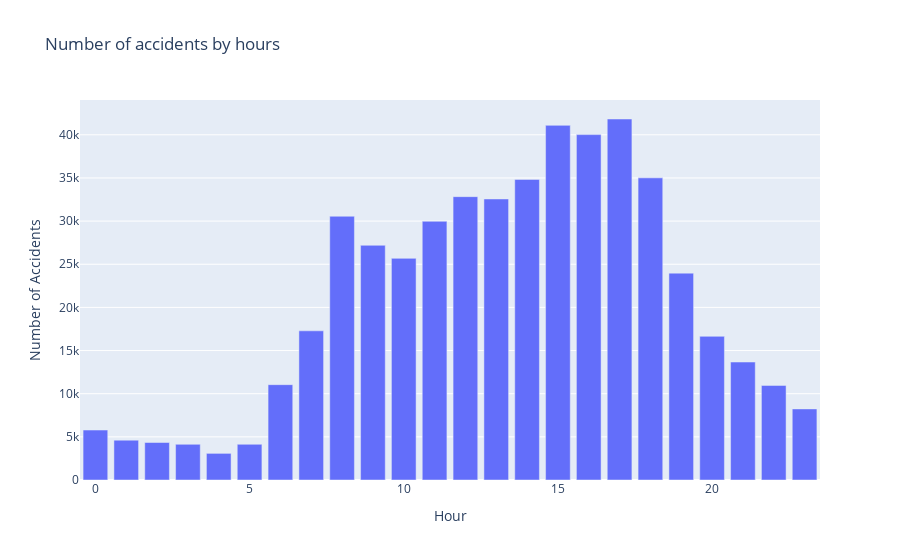

The code cell stored with this chart in its notebook:
### Code cell
bar_graph_data = [go.Bar(x = hours, y = hour_list)]
layout = go.Layout(
    title = 'Number of accidents by hours', # Graph title
    xaxis = dict(title = 'Hour'), # x-axis label
    yaxis = dict(title = 'Number of Accidents'), # y-axis label
)
fig3 = go.Figure(data = bar_graph_data, layout= layout)
iplot(fig3)
pyo.plot(fig3)

### Figure 1 — Plotly figure (JSON) as saved in the notebook; plotly's stock layout.template omitted (floating-point values rounded to 4 significant figures)
{"data": [{"type": "bar", "x": [0, 1, 2, 3, 4, 5, 6, 7, 8, 9, 10, 11, 12, 13, 14, 15, 16, 17, 18, 19, 20, 21, 22, 23], "y": [5789, 4620, 4344, 4139, 3086, 4140, 11047, 17286, 30562, 27196, 25682, 29978, 32833, 32563, 34829, 41095, 40021, 41831, 35010, 23970, 16648, 13671, 10961, 8237]}], "layout": {"title": {"text": "Number of accidents by hours"}, "xaxis": {"title": {"text": "Hour"}}, "yaxis": {"title": {"text": "Number of Accidents"}}}}
